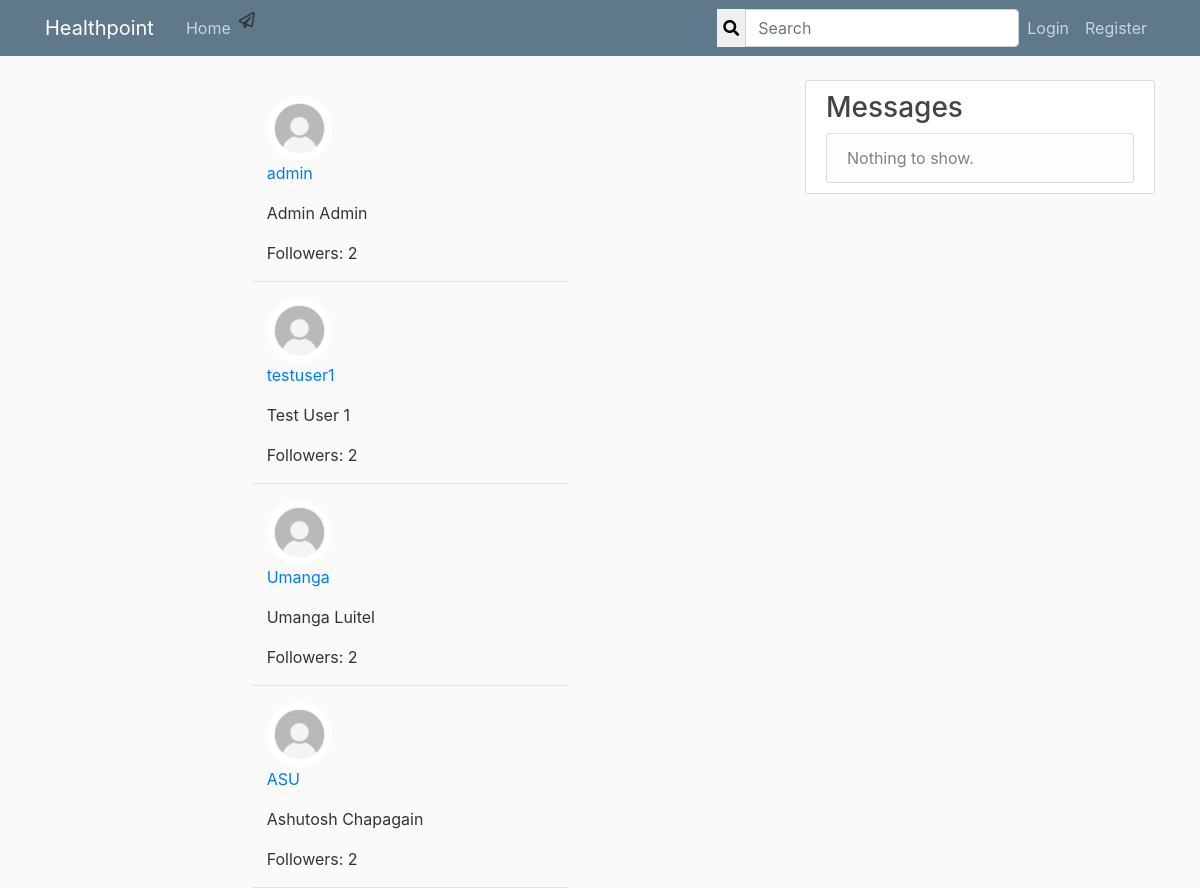
Screenshot of /account/user_profile/5/followers/ with the database file from the repository.
### account/models.py (models this page shows, shortened)
class User(AbstractBaseUser, PermissionsMixin):
	id = models.AutoField(primary_key = True)
	email = models.EmailField(max_length=200, unique=True)
	is_email_verified = models.BooleanField(default=False)
	user_name = models.CharField(max_length=20, unique=True)
	full_name = models.CharField(max_length=100)
	date_joined = models.DateTimeField(default=timezone.now, blank=True)
	is_staff = models.BooleanField(default=False)
	is_active = models.BooleanField(default=True)
	is_doctor = models.BooleanField(default=False)
	is_superuser = models.BooleanField(default=False)
	objects = AccountManager()
	USERNAME_FIELD = 'email'
	REQUIRED_FIELDS = ['user_name', 'full_name']

class UserProfile(models.Model):
	user = models.OneToOneField(User, related_name='profile' ,on_delete=models.CASCADE, primary_key=True)
	address = models.CharField(max_length=200, null=True, blank=True)
	profile_pic = models.ImageField(default='default.jpg', upload_to='profile_pics', null=True, blank=True)
	date_of_birth = models.DateField(null=True, blank=True)
	phone = PhoneNumberField(blank=True, null=True, unique=True)
	followers = models.ManyToManyField(User, blank=True, related_name='followers')
	followings = models.ManyToManyField(User, blank=True, related_name='followings')

### account/views.py (the view)
# urls.py: path('user_profile/<int:pk>/followers/', views.ListFollowers.as_view(), name='list-followers'),
class ListFollowers(View):
	def get(self, request, pk, *args, **kwargs):
		profile = UserProfile.objects.get(pk=pk)
		followers = profile.followers.all()
		context = {
		'profile' : profile,
		'followers' : followers,
		}
		return render(request, 'account/followers_list.html', context)

### account/templates/account/followers_list.html (shortened to what this page needs)
{% extends "healthpoint/base.html" %}
{% block content %}
{% for follower in followers %}
        <div class="row justify-content-center mt-3">
            <div class="col-md-5 col-sm-12 border-bottom position-relative">
            <img class='rounded-circle article-img' src="{{ profile.profile_pic.url }}">
                <p><a class="mr-2" href="{% url 'user_profile' follower.profile.pk %}">{{ follower.user_name }}</a></p>
                {% if follower.full_name %}
                    <p>{{ follower.full_name }}</p>
                {% endif %}
                <p>Followers: {{ follower.followers.all.count }}</p>
            </div>
        </div>
{% endfor %}
{% endblock %}

### healthpoint/static/healthpoint/main.css (style rules this page uses)
body { background: #fafafa; color: #333333; margin-top: 5rem; }
.article-img { height: 65px; width: 65px; margin-right: 16px; }

### rows the page displays
User: profile_pic (placeholder picture), user_name "admin", full_name "Admin Admin", followers.all.count "2"
User: profile_pic (placeholder picture), user_name "testuser1", full_name "Test User 1", followers.all.count "2"
User: profile_pic (placeholder picture), user_name "Umanga", full_name "Umanga Luitel", followers.all.count "2"
User: profile_pic (placeholder picture), user_name "ASU", full_name "Ashutosh Chapagain", followers.all.count "2"
